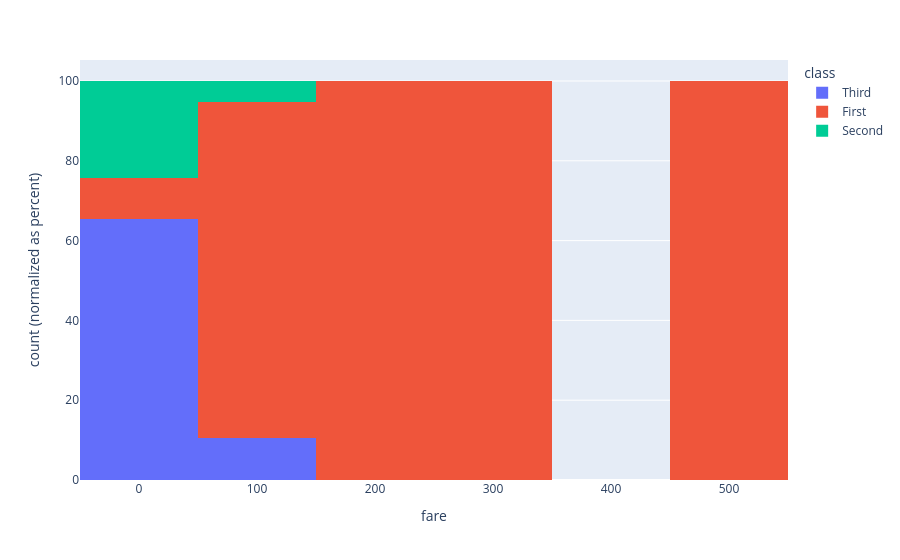

This figure's notebook cell:
### Code cell
px.histogram(df_01,x='fare',nbins=10,color='class',barnorm='percent')

### Figure 1 — Plotly figure (JSON) as saved in the notebook; plotly's stock layout.template omitted (floating-point values rounded to 4 significant figures; data arrays with more than 128 entries replaced by an {"elided": "..."} marker saying what was removed)
{"data": [{"bingroup": "x", "hovertemplate": "class=Third<br>fare=%{x}<br>count (normalized as percent)=%{y}<extra></extra>", "legendgroup": "Third", "marker": {"color": "#636efa", "pattern": {"shape": ""}}, "name": "Third", "nbinsx": 10, "orientation": "v", "showlegend": true, "type": "histogram", "x": {"elided": "491 float values"}, "xaxis": "x", "yaxis": "y"}, {"bingroup": "x", "hovertemplate": "class=First<br>fare=%{x}<br>count (normalized as percent)=%{y}<extra></extra>", "legendgroup": "First", "marker": {"color": "#EF553B", "pattern": {"shape": ""}}, "name": "First", "nbinsx": 10, "orientation": "v", "showlegend": true, "type": "histogram", "x": {"elided": "216 float values"}, "xaxis": "x", "yaxis": "y"}, {"bingroup": "x", "hovertemplate": "class=Second<br>fare=%{x}<br>count (normalized as percent)=%{y}<extra></extra>", "legendgroup": "Second", "marker": {"color": "#00cc96", "pattern": {"shape": ""}}, "name": "Second", "nbinsx": 10, "orientation": "v", "showlegend": true, "type": "histogram", "x": {"elided": "184 float values"}, "xaxis": "x", "yaxis": "y"}], "layout": {"barmode": "relative", "barnorm": "percent", "legend": {"title": {"text": "class"}, "tracegroupgap": 0}, "margin": {"t": 60}, "xaxis": {"anchor": "y", "domain": [0, 1], "title": {"text": "fare"}}, "yaxis": {"anchor": "x", "domain": [0, 1], "title": {"text": "count (normalized as percent)"}}}}
